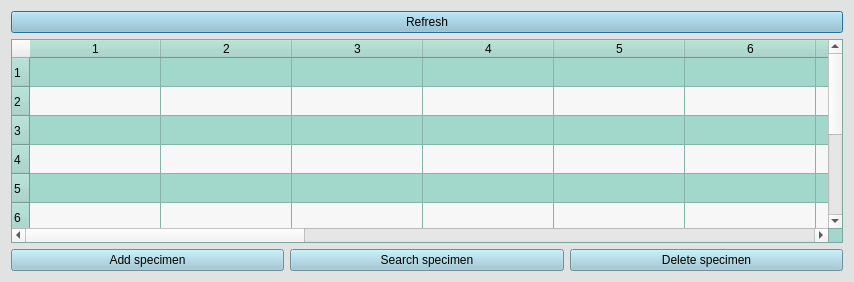
<?xml version="1.0" encoding="UTF-8"?>
<ui version="4.0">
 <class>Dialog</class>
 <widget class="QDialog" name="Dialog">
  <property name="enabled">
   <bool>true</bool>
  </property>
  <property name="geometry">
   <rect>
    <x>0</x>
    <y>0</y>
    <width>854</width>
    <height>282</height>
   </rect>
  </property>
  <property name="sizePolicy">
   <sizepolicy hsizetype="Expanding" vsizetype="Expanding">
    <horstretch>0</horstretch>
    <verstretch>0</verstretch>
   </sizepolicy>
  </property>
  <property name="minimumSize">
   <size>
    <width>358</width>
    <height>185</height>
   </size>
  </property>
  <property name="maximumSize">
   <size>
    <width>2304</width>
    <height>16777215</height>
   </size>
  </property>
  <property name="windowTitle">
   <string>Database</string>
  </property>
  <property name="windowIcon">
   <iconset>
    <normaloff>../icons/databases.png</normaloff>../icons/databases.png</iconset>
  </property>
  <property name="styleSheet">
   <string notr="true">QDialog{
	font: 8pt &quot;Frutiger LT Com 55 Roman&quot;;
background-color:rgb(225, 227, 227)
}
</string>
  </property>
  <layout class="QGridLayout" name="gridLayout_2">
   <item row="0" column="0">
    <layout class="QGridLayout" name="gridLayout">
     <item row="0" column="0">
      <widget class="QPushButton" name="Load_specimen">
       <property name="toolTip">
        <string>&lt;!DOCTYPE HTML PUBLIC &quot;-//W3C//DTD HTML 4.0//EN&quot; &quot;http://www.w3.org/TR/REC-html40/strict.dtd&quot;&gt;
&lt;html&gt;&lt;head&gt;&lt;meta name=&quot;qrichtext&quot; content=&quot;1&quot; /&gt;&lt;style type=&quot;text/css&quot;&gt;
p, li { white-space: pre-wrap; }
&lt;/style&gt;&lt;/head&gt;&lt;body style=&quot; font-family:'MS Shell Dlg 2'; font-size:8pt; font-weight:400; font-style:normal;&quot;&gt;
&lt;p style=&quot; margin-top:12px; margin-bottom:12px; margin-left:0px; margin-right:0px; -qt-block-indent:0; text-indent:0px;&quot;&gt;&lt;span style=&quot; font-size:7pt;&quot;&gt;Upload the database and update current memory state!    &lt;/span&gt;&lt;/p&gt;&lt;/body&gt;&lt;/html&gt;</string>
       </property>
       <property name="styleSheet">
        <string notr="true">font: 9pt &quot;Frutiger LT Com 55 Roman&quot;;
background-color: rgb(153, 197, 211);

</string>
       </property>
       <property name="text">
        <string>Refresh</string>
       </property>
       <property name="icon">
        <iconset>
         <normaloff>../icons/arrow-circle-double.png</normaloff>../icons/arrow-circle-double.png</iconset>
       </property>
      </widget>
     </item>
     <item row="1" column="0">
      <widget class="QTableWidget" name="tableWidget">
       <property name="sizePolicy">
        <sizepolicy hsizetype="Expanding" vsizetype="Expanding">
         <horstretch>0</horstretch>
         <verstretch>0</verstretch>
        </sizepolicy>
       </property>
       <property name="mouseTracking">
        <bool>false</bool>
       </property>
       <property name="styleSheet">
        <string notr="true">background-color: rgb(162, 215, 203);
font: 8pt &quot;Frutiger 55 Roman&quot;;
</string>
       </property>
       <property name="showDropIndicator" stdset="0">
        <bool>true</bool>
       </property>
       <property name="alternatingRowColors">
        <bool>true</bool>
       </property>
       <property name="rowCount">
        <number>10</number>
       </property>
       <property name="columnCount">
        <number>17</number>
       </property>
       <attribute name="horizontalHeaderVisible">
        <bool>true</bool>
       </attribute>
       <attribute name="horizontalHeaderDefaultSectionSize">
        <number>131</number>
       </attribute>
       <attribute name="horizontalHeaderHighlightSections">
        <bool>false</bool>
       </attribute>
       <attribute name="horizontalHeaderMinimumSectionSize">
        <number>30</number>
       </attribute>
       <attribute name="verticalHeaderVisible">
        <bool>true</bool>
       </attribute>
       <attribute name="verticalHeaderCascadingSectionResizes">
        <bool>false</bool>
       </attribute>
       <attribute name="verticalHeaderDefaultSectionSize">
        <number>29</number>
       </attribute>
       <attribute name="verticalHeaderHighlightSections">
        <bool>false</bool>
       </attribute>
       <attribute name="verticalHeaderMinimumSectionSize">
        <number>16</number>
       </attribute>
       <attribute name="verticalHeaderStretchLastSection">
        <bool>false</bool>
       </attribute>
       <row/>
       <row/>
       <row/>
       <row/>
       <row/>
       <row/>
       <row/>
       <row/>
       <row/>
       <row/>
       <column/>
       <column/>
       <column/>
       <column/>
       <column/>
       <column/>
       <column/>
       <column/>
       <column/>
       <column/>
       <column/>
       <column/>
       <column/>
       <column/>
       <column/>
       <column/>
       <column/>
      </widget>
     </item>
    </layout>
   </item>
   <item row="1" column="0">
    <layout class="QHBoxLayout" name="horizontalLayout">
     <item>
      <widget class="QPushButton" name="add_specimen">
       <property name="toolTip">
        <string>&lt;!DOCTYPE HTML PUBLIC &quot;-//W3C//DTD HTML 4.0//EN&quot; &quot;http://www.w3.org/TR/REC-html40/strict.dtd&quot;&gt;
&lt;html&gt;&lt;head&gt;&lt;meta name=&quot;qrichtext&quot; content=&quot;1&quot; /&gt;&lt;style type=&quot;text/css&quot;&gt;
p, li { white-space: pre-wrap; }
&lt;/style&gt;&lt;/head&gt;&lt;body style=&quot; font-family:'MS Shell Dlg 2'; font-size:8pt; font-weight:400; font-style:normal;&quot;&gt;
&lt;p style=&quot; margin-top:12px; margin-bottom:12px; margin-left:0px; margin-right:0px; -qt-block-indent:0; text-indent:0px;&quot;&gt;&lt;span style=&quot; font-size:7pt;&quot;&gt;Add a row of the specimen properties and fitting parameters!&lt;/span&gt;&lt;/p&gt;&lt;/body&gt;&lt;/html&gt;</string>
       </property>
       <property name="styleSheet">
        <string notr="true">background-color: rgb(153, 197, 211);
font: 8pt &quot;Frutiger 55 Roman&quot;;
</string>
       </property>
       <property name="text">
        <string>Add specimen</string>
       </property>
       <property name="icon">
        <iconset>
         <normaloff>../icons/database--plus.png</normaloff>../icons/database--plus.png</iconset>
       </property>
      </widget>
     </item>
     <item>
      <widget class="QPushButton" name="search_specimen">
       <property name="toolTip">
        <string>&lt;!DOCTYPE HTML PUBLIC &quot;-//W3C//DTD HTML 4.0//EN&quot; &quot;http://www.w3.org/TR/REC-html40/strict.dtd&quot;&gt;
&lt;html&gt;&lt;head&gt;&lt;meta name=&quot;qrichtext&quot; content=&quot;1&quot; /&gt;&lt;style type=&quot;text/css&quot;&gt;
p, li { white-space: pre-wrap; }
&lt;/style&gt;&lt;/head&gt;&lt;body style=&quot; font-family:'MS Shell Dlg 2'; font-size:8pt; font-weight:400; font-style:normal;&quot;&gt;
&lt;p style=&quot; margin-top:12px; margin-bottom:12px; margin-left:0px; margin-right:0px; -qt-block-indent:0; text-indent:0px;&quot;&gt;&lt;span style=&quot; font-size:7pt;&quot;&gt;Search for a speciman according to the specimen number!&lt;/span&gt;&lt;/p&gt;&lt;/body&gt;&lt;/html&gt;</string>
       </property>
       <property name="styleSheet">
        <string notr="true">background-color: rgb(153, 197, 211);
font: 8pt &quot;Frutiger 55 Roman&quot;;
</string>
       </property>
       <property name="text">
        <string>Search specimen</string>
       </property>
       <property name="icon">
        <iconset>
         <normaloff>../icons/magnifier--arrow.png</normaloff>../icons/magnifier--arrow.png</iconset>
       </property>
      </widget>
     </item>
     <item>
      <widget class="QPushButton" name="delete_specimen">
       <property name="toolTip">
        <string>&lt;!DOCTYPE HTML PUBLIC &quot;-//W3C//DTD HTML 4.0//EN&quot; &quot;http://www.w3.org/TR/REC-html40/strict.dtd&quot;&gt;
&lt;html&gt;&lt;head&gt;&lt;meta name=&quot;qrichtext&quot; content=&quot;1&quot; /&gt;&lt;style type=&quot;text/css&quot;&gt;
p, li { white-space: pre-wrap; }
&lt;/style&gt;&lt;/head&gt;&lt;body style=&quot; font-family:'MS Shell Dlg 2'; font-size:8pt; font-weight:400; font-style:normal;&quot;&gt;
&lt;p style=&quot; margin-top:12px; margin-bottom:12px; margin-left:0px; margin-right:0px; -qt-block-indent:0; text-indent:0px;&quot;&gt;&lt;span style=&quot; font-size:7pt;&quot;&gt;Delete a row of the specimen properties and fitting parameters!&lt;/span&gt;&lt;/p&gt;&lt;/body&gt;&lt;/html&gt;</string>
       </property>
       <property name="styleSheet">
        <string notr="true">background-color: rgb(153, 197, 211);
font: 8pt &quot;Frutiger 55 Roman&quot;;
</string>
       </property>
       <property name="text">
        <string>Delete specimen</string>
       </property>
       <property name="icon">
        <iconset>
         <normaloff>../icons/database-delete.png</normaloff>../icons/database-delete.png</iconset>
       </property>
      </widget>
     </item>
    </layout>
   </item>
  </layout>
 </widget>
 <resources/>
 <connections/>
</ui>
